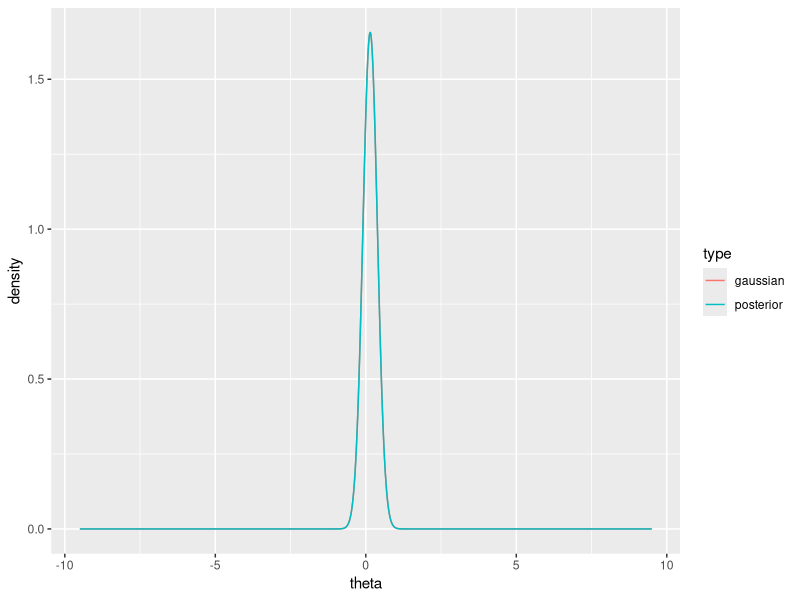
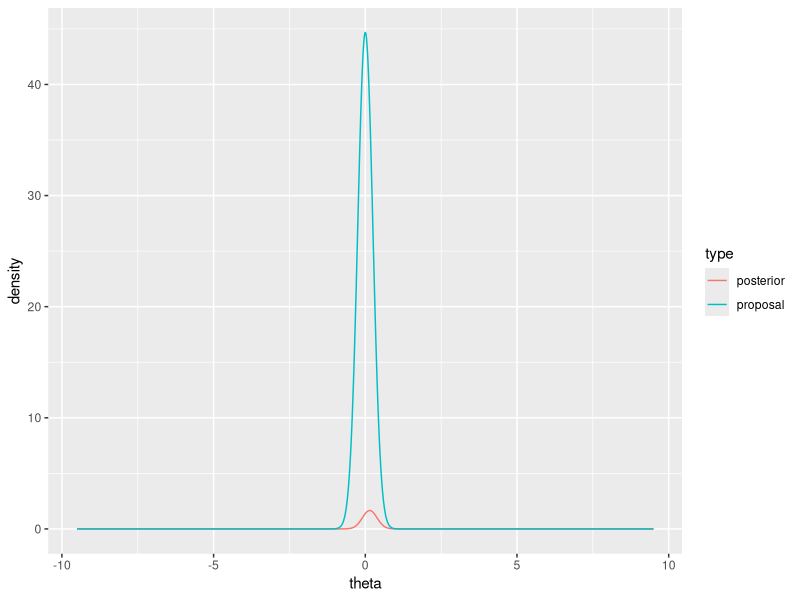
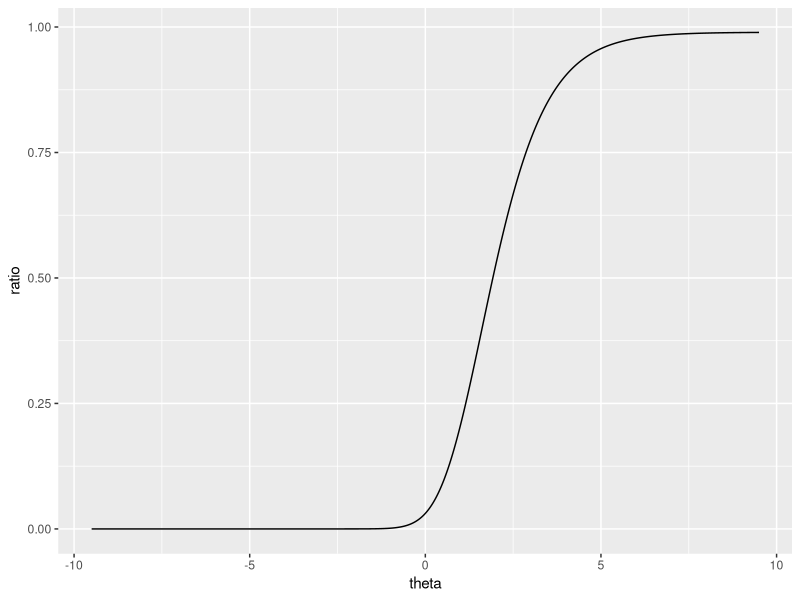
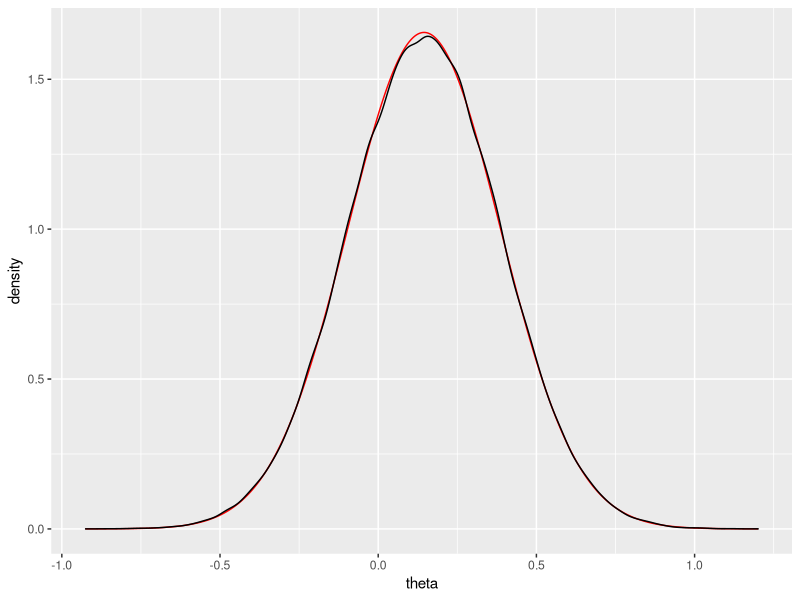
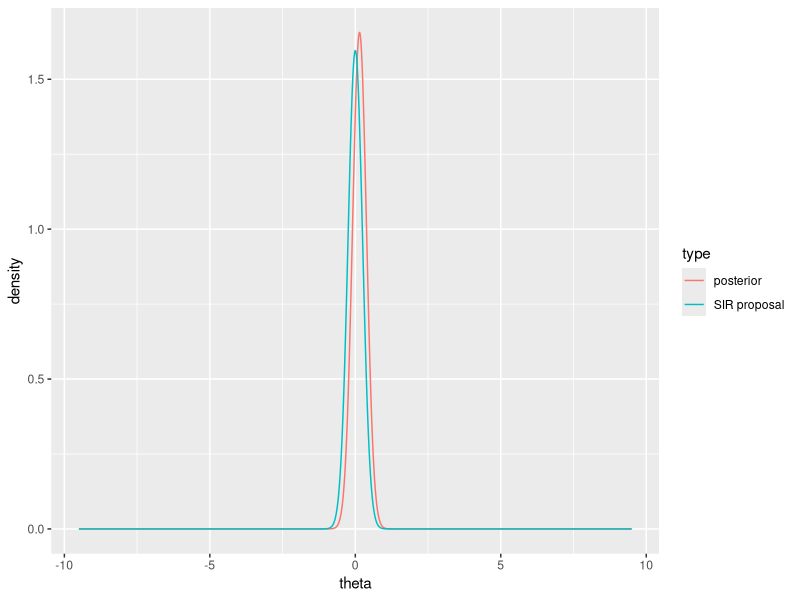
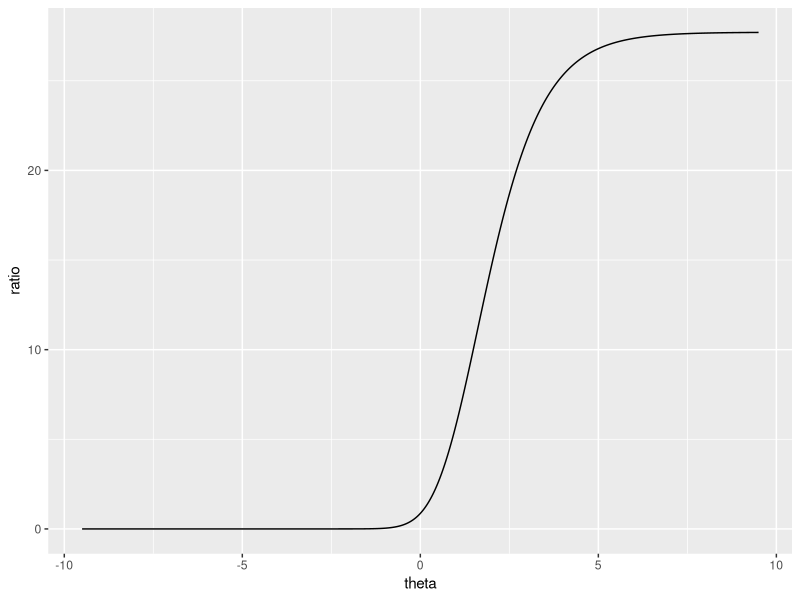
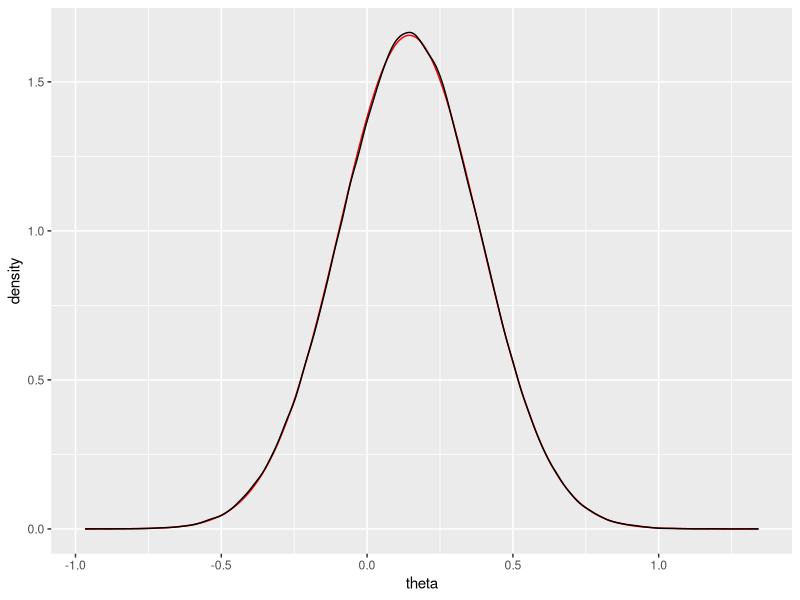

Generate these figures, in order, with R:

command.arguments <- commandArgs(trailingOnly = TRUE);
output.directory  <- command.arguments[1];

####################################################################################################
setwd(output.directory);
library(LearnBayes);
library(ggplot2);
library(scales);

### AUXILIARY FUNCTIONS ############################################################################
### auxiliary functions for performing rejection sampling and SIR (sample importance resampling):
target.pdf <- function(x) {
	mu.0    <- 0;
	sigma.0 <- 0.25;
	n       <- 5;
	y       <- 5;

	theta.min          <- -9.5;
	theta.max          <- +9.5;
	relative.grid.size <- 1e-3;

	grid.size <- (theta.max - theta.min) * relative.grid.size;
	theta     <- theta.min + (theta.max - theta.min) * seq(0,1,relative.grid.size);

	posterior.density    <- dnorm(x = theta, mean = mu.0, sd = sigma.0);
	posterior.density    <- posterior.density * exp(y * theta) / ((1 + exp(theta))^n);
	normalizing.constant <- grid.size * sum(posterior.density);

	output.value <- dnorm(x=x, mean=mu.0, sd=sigma.0) * exp(y*x) / ((1+exp(x))^n);
	output.value <- output.value / normalizing.constant;

	return(output.value);
	}

proposal.pdf <- function(x) {
	mu.0                <- 0;
	sigma.0             <- 0.25;
	enveloping.constant <- 28;
	return( enveloping.constant * dnorm(x = x, mean = mu.0, sd = sigma.0) );
	}

rproposal <- function(sample.size = NULL) {
	mu.0                <- 0;
	sigma.0             <- 0.25;
	return(rnorm(n = sample.size, mean = mu.0, sd = sigma.0));
	}

### SET-UP #########################################################################################
mu.0    <- 0;
sigma.0 <- 0.25;
n       <- 5;
y       <- 5;

### 5.13.1(a) ######################################################################################
theta.min          <- -9.5;
theta.max          <- +9.5;
relative.grid.size <- 1e-4;
grid.size          <- (theta.max - theta.min) * relative.grid.size;
theta              <- theta.min + (theta.max - theta.min) * seq(0,1,relative.grid.size);

posterior.density <- dnorm(x=theta, mean=mu.0, sd=sigma.0) * exp(y*theta) / ((1+exp(theta))^n);
posterior.density <- posterior.density / (grid.size * sum(posterior.density));

###  sanity check:
summary(posterior.density);
sum(grid.size * posterior.density);

###  We now generate the approximating Gaussian distribution.
###  We simply take this Gaussian approximation to be the one whose mean equals the mean of our
###  target posterior distribution, and whose standard deviation equals the standard deviation of
###  our target posterior distribution.
posterior.mean <- sum(grid.size * posterior.density * theta);
posterior.sd   <- sqrt(sum(grid.size * posterior.density * (theta - posterior.mean)^2));
posterior.mean;
posterior.sd;
approximating.gaussian.density <- dnorm(x = theta, mean = posterior.mean, sd = posterior.sd);

###  tabular comparison of the posterior density and its Gaussian approximation:
cbind(theta,posterior.density,approximating.gaussian.density);

###  graphical comparison of the posterior density and its Gaussian approximation:
png("Fig01_posterior-density.png");
my.levels <- c('gaussian','posterior');
DF.gaussian.approximation <- NULL;
DF.gaussian.approximation <- data.frame(
	theta   = theta,
	density = approximating.gaussian.density,
	type    = factor(rep('gaussian',length(theta)),levels=my.levels)
	);
DF.posterior <- data.frame(
	theta   = theta,
	density = posterior.density,
	type    = factor(rep('posterior',length(theta)),levels=my.levels)
	);
DF.temp <- rbind(DF.posterior,DF.gaussian.approximation);
qplot(data = DF.temp, x = theta, y = density, colour = type, geom = "line");
#my.ggplot <- ggplot(data = NULL);
#my.ggplot <- my.ggplot + geom_line(
#	data = DF.posterior,
#	aes(x = theta, y = density),
#	colour = "red"
#	);
#my.ggplot <- my.ggplot + geom_line(
#	data = DF.gaussian.approximation,
#	aes(x = theta, y = density),
#	colour = "black"
#	);
#my.ggplot;
dev.off();

###  estimate of posterior probability P(theta > 0 | data) that theta is positive
###  (i.e. the coin is biased towards heads)
sum(grid.size * posterior.density[theta > 0]);

###  estimate of posterior probability P(theta > 0 | data) that theta is positive
###  (i.e. the coin is biased towards heads) based on the approximating Gaussian distribution
pnorm(q = 0, mean = posterior.mean, sd = posterior.sd, lower.tail = FALSE);

### 5.13.1(b) ######################################################################################
prior.density               <- dnorm(x=theta, mean=mu.0, sd=sigma.0);
proposal.density            <- 28 * prior.density;
posterior.to.proposal.ratio <- posterior.density / proposal.density;

### tabular comparison of posterior density, proposal density, and their ratio:
cbind(theta,posterior.density,proposal.density,posterior.to.proposal.ratio);

png("Fig02_rejection-sampling-proposal-density.png");
my.levels <- c('posterior','proposal');
DF.posterior <- data.frame(
	theta   = theta,
	density = posterior.density,
	type    = factor(rep('posterior',length(theta)),levels=my.levels)
	);
DF.proposal <- data.frame(
	theta   = theta,
	density = proposal.density,
	type    = factor(rep('proposal',length(theta)),levels=my.levels)
	);
DF.temp <- rbind(DF.posterior,DF.proposal);
qplot(data = DF.temp, x = theta, y = density, colour = type, geom = "line");
dev.off();

png("Fig03_rejection-sampling-posterior-to-proposal-ratio.png");
qplot(
	data = data.frame(
		theta = theta,
		ratio = posterior.to.proposal.ratio
		),
	x    = theta,
	y    = ratio,
	geom = "line"
	);
dev.off();

### function to perform rejection sampling
perform.rejection.sampling <- function(target.pdf = NULL, proposal.pdf = NULL, rproposal = NULL, proposal.sample.size = NULL) {

	unif.sample     <- runif(n = proposal.sample.size);
	proposal.sample <- rproposal(sample.size = proposal.sample.size);

	target.density   <- target.pdf(proposal.sample);
	proposal.density <- proposal.pdf(proposal.sample);

	output.sample <- proposal.sample[unif.sample * proposal.density <= target.density];

	return(output.sample);

	}

### generate sample from posterior distribution via rejection sampling
proposal.sample.size <- 4 * (1e+6);
my.rejection.sample <- perform.rejection.sampling(
	target.pdf           = target.pdf,
	proposal.pdf         = proposal.pdf,
	rproposal            = rproposal,
	proposal.sample.size = proposal.sample.size
	);
str(my.rejection.sample);
summary(my.rejection.sample);
length(my.rejection.sample);

###  graphical comparison of posterior sample obtained via rejection sampling and
###  posterior density function 
png("Fig04_rejection-sampling-sample-density.png");
my.ggplot <- ggplot(data = NULL);
my.ggplot <- my.ggplot + geom_line(
	data = data.frame(
		theta   = theta,
		density = posterior.density
		),
	aes(x = theta, y = density),
	colour = "red"
	);
my.ggplot <- my.ggplot + geom_density(
	data = data.frame(
		theta = my.rejection.sample
		),
	aes(x = theta),
	colour = "black" 
	);
my.ggplot <- my.ggplot + xlim(range(my.rejection.sample));
my.ggplot;
dev.off();

###  estimate of posterior probability P(theta > 0 | data) that theta is positive
###  (i.e. the coin is biased towards heads) based on estimated posterior density on a grid:
sum(grid.size * posterior.density[theta > 0]);

###  estimate of P(theta > 0 | data) based on the approximating Gaussian distribution:
pnorm(q = 0, mean = posterior.mean, sd = posterior.sd, lower.tail = FALSE);

### estimate of P(theta > 0 | data) based on rejection sampling:
mean(my.rejection.sample > 0);

### 5.13.1(c) ######################################################################################
prior.density               <- dnorm(x=theta, mean=mu.0, sd=sigma.0);
proposal.density            <- prior.density;
posterior.to.proposal.ratio <- posterior.density / proposal.density;

### tabular comparison of posterior density, proposal density, and their ratio:
cbind(theta,posterior.density,proposal.density,posterior.to.proposal.ratio);

png("Fig05_SIR-proposal-density.png");
my.levels <- c('posterior','SIR proposal');
DF.posterior <- data.frame(
	theta   = theta,
	density = posterior.density,
	type    = factor(rep('posterior',length(theta)),levels=my.levels)
	);
DF.proposal <- data.frame(
	theta   = theta,
	density = proposal.density,
	type    = factor(rep('SIR proposal',length(theta)),levels=my.levels)
	);
DF.temp <- rbind(DF.posterior,DF.proposal);
qplot(data = DF.temp, x = theta, y = density, colour = type, geom = "line");
dev.off();

png("Fig06_SIR-posterior-to-proposal-ratio.png");
qplot(
	data = data.frame(
		theta = theta,
		ratio = posterior.to.proposal.ratio
		),
	x = theta,
	y = ratio,
	geom = "line"
	);
dev.off();

### function to perform rejection SIR (sample importance resampling)
perform.SIR <- function(target.pdf = NULL, proposal.pdf = NULL, rproposal = NULL, proposal.sample.size = NULL, SIR.sample.size = NULL) {

	proposal.sample <- rproposal(sample.size = proposal.sample.size);

	target.density   <- target.pdf(proposal.sample);
	proposal.density <- proposal.pdf(proposal.sample);

	SIR.density <- target.density / proposal.density;
	SIR.density <- SIR.density / sum(SIR.density);

	SIR.sample <- sample(
		size    = SIR.sample.size,
		x       = proposal.sample,
		prob    = SIR.density,
		replace = TRUE
		);

	return(SIR.sample);

	}

### generate sample from posterior distribution via SIR
proposal.sample.size <- 4 * (1e+6);
SIR.sample.size      <- 5 * (1e+5);
my.SIR.sample <- perform.SIR(
	target.pdf           = target.pdf,
	proposal.pdf         = proposal.pdf,
	rproposal            = rproposal,
	proposal.sample.size = proposal.sample.size,
	SIR.sample.size      = SIR.sample.size
	);
str(my.SIR.sample);
summary(my.SIR.sample);
length(my.SIR.sample);

###  graphical comparison of posterior sample obtained via SIR and the posterior density function 
png("Fig07_SIR-sample-density.png");
my.ggplot <- ggplot(data = NULL);
my.ggplot <- my.ggplot + geom_line(
	data = data.frame(
		theta   = theta,
		density = posterior.density
		),
	aes(x = theta, y = density),
	colour = "red"
	);
my.ggplot <- my.ggplot + geom_density(
	data = data.frame(
		theta = my.SIR.sample
		),
	aes(x = theta),
	colour = "black" 
	);
my.ggplot <- my.ggplot + xlim(range(my.SIR.sample));
my.ggplot;
dev.off();

###  estimate of posterior probability P(theta > 0 | data) that theta is positive
###  (i.e. the coin is biased towards heads) based on estimated posterior density on a grid:
sum(grid.size * posterior.density[theta > 0]);

###  estimate of P(theta > 0 | data) based on the approximating Gaussian distribution:
pnorm(q = 0, mean = posterior.mean, sd = posterior.sd, lower.tail = FALSE);

### estimate of P(theta > 0 | data) based on rejection sampling:
mean(my.rejection.sample > 0);

### estimate of P(theta > 0 | data) based on SIR (sample importance resampling):
mean(my.SIR.sample > 0);
